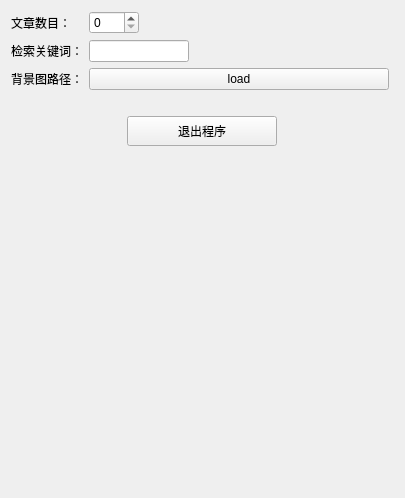
<?xml version="1.0" encoding="UTF-8"?>
<ui version="4.0">
 <class>SettingWidget</class>
 <widget class="QWidget" name="SettingWidget">
  <property name="geometry">
   <rect>
    <x>0</x>
    <y>0</y>
    <width>405</width>
    <height>498</height>
   </rect>
  </property>
  <property name="windowTitle">
   <string>Form</string>
  </property>
  <layout class="QVBoxLayout" name="verticalLayout">
   <item>
    <layout class="QFormLayout" name="formLayout">
     <item row="0" column="0">
      <widget class="QLabel" name="label">
       <property name="text">
        <string>文章数目：</string>
       </property>
      </widget>
     </item>
     <item row="0" column="1">
      <widget class="QSpinBox" name="sbCount">
       <property name="maximumSize">
        <size>
         <width>50</width>
         <height>16777215</height>
        </size>
       </property>
       <property name="maximum">
        <number>99</number>
       </property>
      </widget>
     </item>
     <item row="1" column="0">
      <widget class="QLabel" name="label_2">
       <property name="text">
        <string>检索关键词：</string>
       </property>
      </widget>
     </item>
     <item row="1" column="1">
      <widget class="QLineEdit" name="leKeyword">
       <property name="maximumSize">
        <size>
         <width>100</width>
         <height>16777215</height>
        </size>
       </property>
      </widget>
     </item>
     <item row="2" column="0">
      <widget class="QLabel" name="label_3">
       <property name="text">
        <string>背景图路径：</string>
       </property>
      </widget>
     </item>
     <item row="2" column="1">
      <widget class="QPushButton" name="pbBackgroundLoad">
       <property name="minimumSize">
        <size>
         <width>300</width>
         <height>0</height>
        </size>
       </property>
       <property name="maximumSize">
        <size>
         <width>300</width>
         <height>16777215</height>
        </size>
       </property>
       <property name="text">
        <string>load</string>
       </property>
      </widget>
     </item>
    </layout>
   </item>
   <item>
    <widget class="QWidget" name="widget_2" native="true">
     <layout class="QHBoxLayout" name="horizontalLayout_2">
      <property name="spacing">
       <number>0</number>
      </property>
      <property name="leftMargin">
       <number>0</number>
      </property>
      <property name="topMargin">
       <number>20</number>
      </property>
      <property name="rightMargin">
       <number>0</number>
      </property>
      <property name="bottomMargin">
       <number>0</number>
      </property>
      <item>
       <widget class="QPushButton" name="pbExit">
        <property name="minimumSize">
         <size>
          <width>150</width>
          <height>30</height>
         </size>
        </property>
        <property name="maximumSize">
         <size>
          <width>150</width>
          <height>30</height>
         </size>
        </property>
        <property name="text">
         <string>退出程序</string>
        </property>
        <property name="iconSize">
         <size>
          <width>32</width>
          <height>32</height>
         </size>
        </property>
       </widget>
      </item>
     </layout>
    </widget>
   </item>
   <item>
    <spacer name="verticalSpacer">
     <property name="orientation">
      <enum>Qt::Vertical</enum>
     </property>
     <property name="sizeHint" stdset="0">
      <size>
       <width>20</width>
       <height>365</height>
      </size>
     </property>
    </spacer>
   </item>
  </layout>
 </widget>
 <resources/>
 <connections/>
</ui>
